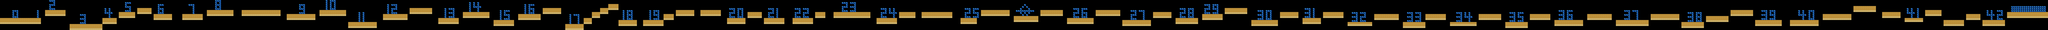

A level layout from a 2D game, rendered from its tile map. Below: a short description, then the map file with tile-grid data replaced by summaries:
An orthogonal 1000x15 tile map with 32x32 px tiles, 2 tile layers (layer1, layer2), 2 tilesets.

<map version="1.0" orientation="orthogonal" renderorder="right-down" width="1000" height="15" tilewidth="32" tileheight="32" nextobjectid="1">
 <tileset firstgid="1" name="ditu2" tilewidth="32" tileheight="32">
  <image source="ditu2.png" width="96" height="128" />
 </tileset>
 <tileset firstgid="13" name="karma1" tilewidth="32" tileheight="32">
  <image source="karma1.png" width="32" height="32" />
 </tileset>
 <layer name="layer1" width="1000" height="15">
  <data>[15000 cells, 2570 non-empty, 2 distinct tile ids]</data>
 </layer>
 <layer name="layer2" width="1000" height="15">
  <data>[15000 cells, 811 non-empty, 1 distinct tile ids]</data>
 </layer>
</map>